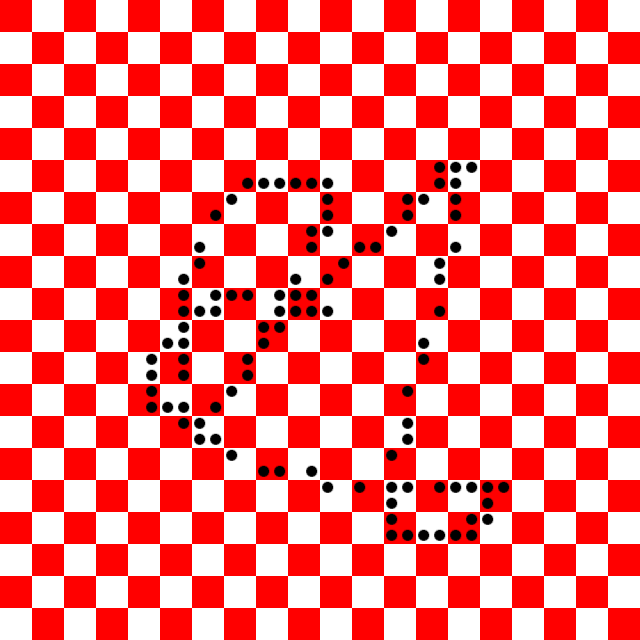

A 2D game scene composited from a Tiled map and its tileset images. What follows is a short description and the map's XML, with each tile layer's data collapsed to a summary:
An orthogonal 40x40 tile map with 16x16 px tiles, 2 tile layers (Calque 1, Calque 2).

<map version="1.0" orientation="orthogonal" width="40" height="40" tilewidth="16" tileheight="16">
 <tileset firstgid="49" name="test" tilewidth="16" tileheight="16" spacing="1" margin="1">
  <image source="test.png" width="86" height="86" />
 </tileset>
 <layer name="Calque 1" width="40" height="40">
  <data>[1600 cells, 1600 non-empty, 8 distinct tile ids]</data>
 </layer>
 <layer name="Calque 2" width="40" height="40">
  <data>[1600 cells, 102 non-empty, 1 distinct tile ids]</data>
 </layer>
</map>